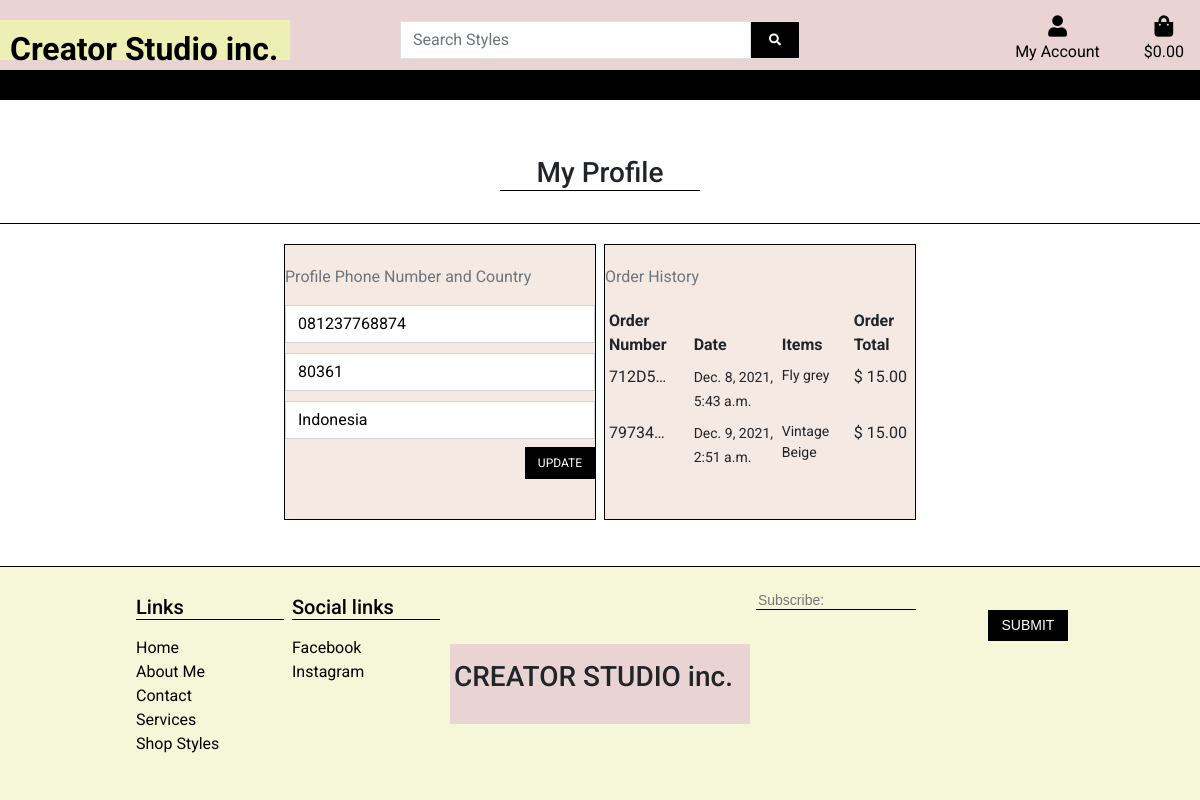
The page /profile/ (signed in) on the database as committed earlier.
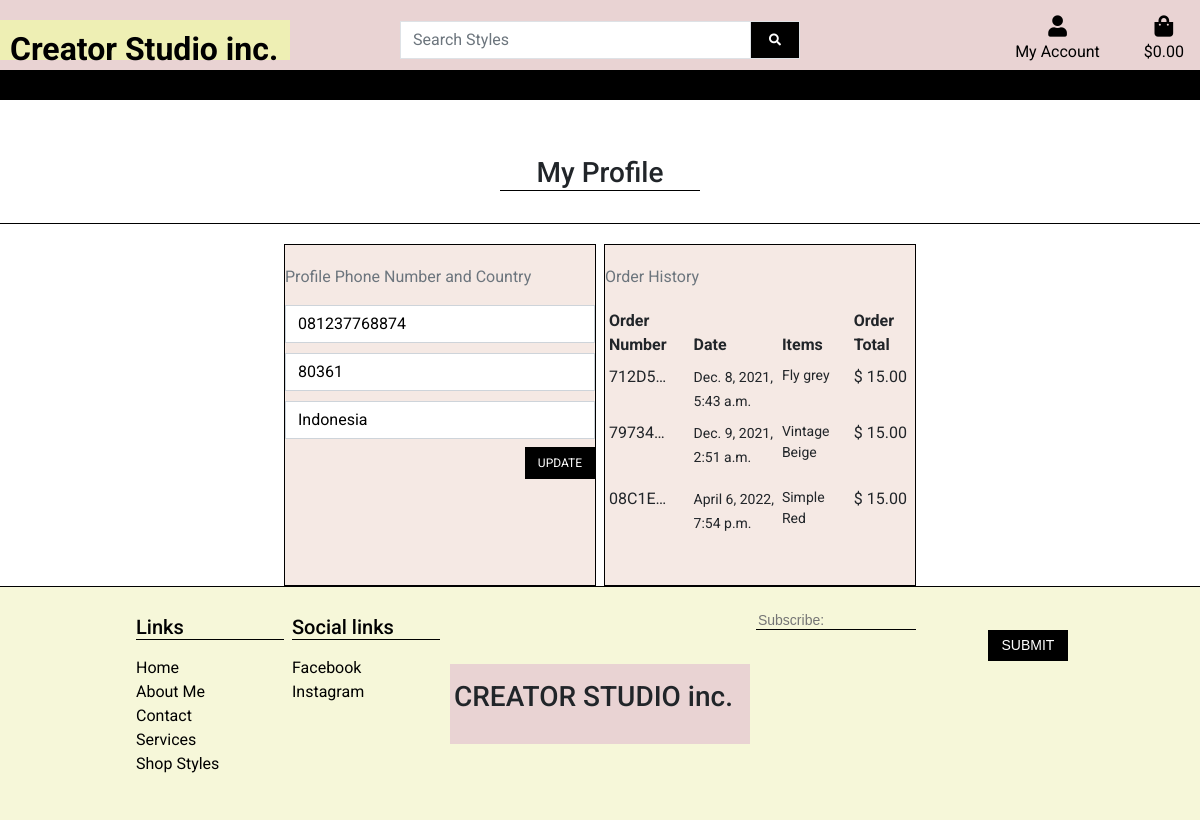
The same page on the database as committed later.
### profiles/models.py (models this page shows, shortened)
class UserProfile(models.Model):
    user = models.OneToOneField(User, on_delete=models.CASCADE)
    default_phone_number = models.CharField(max_length=20, null=True, blank=True)
    default_postcode = models.CharField(max_length=20, null=False, blank=False, default='')
    default_country = CountryField(blank_label='Country', null=True, blank=True)

### checkout/models.py (models this page shows, shortened)
class Order(models.Model):
    order_number = models.CharField(max_length=32, null=False, editable=False)
    user_profile = models.ForeignKey(UserProfile, on_delete=models.SET_NULL,
                                     null=True, blank=True, related_name='orders')
    full_name = models.CharField(max_length=50, null=False, blank=False)
    email = models.EmailField(max_length=254, null=False, blank=False)
    phone_number = models.CharField(max_length=20, null=False, blank=False)
    postcode = models.CharField(max_length=20, null=False, blank=False, default='')
    country = CountryField(blank_label="Country *", max_length=20, null=False,
                           blank=False)
    date = models.DateTimeField(auto_now_add=True)
    grand_total = models.DecimalField(max_digits=10, decimal_places=2,
                                      null=False, default=0)
    original_bag = models.TextField(null=False, blank=False, default='')
    stripe_pid = models.CharField(max_length=254, null=False, blank=False, default='')

class OrderLineItem(models.Model):
    order = models.ForeignKey(Order, on_delete=models.CASCADE, null=False,
                              blank=False, related_name='lineitems')
    product = models.ForeignKey(ShopStyles, on_delete=models.CASCADE,
                                null=False, blank=False)
    quantity = models.IntegerField(null=False, blank=False, default=0)
    lineitem_total = models.DecimalField(max_digits=6, decimal_places=2,
                                         null=False, editable=False)
    url_field = models.URLField(null=False, blank=False, default='')

### styles/models.py (models this page shows, shortened)
class ShopStyles(models.Model):
    class Meta:
        verbose_name_plural = 'Shop Styles'
    style_image = models.ImageField(null=True, blank=True)
    sku = models.CharField(max_length=254, null=True, blank=True)
    style_name = models.CharField(max_length=254)
    style_price = models.DecimalField(max_digits=6, decimal_places=2)
    style_description = models.TextField()
    url_field = models.URLField(null=True, blank=False, default='')

### profiles/views.py (the view)
# urls.py: path('profile/', include('profiles.urls')),
@login_required
def profile(request):
    profile = get_object_or_404(UserProfile, user=request.user)
    if request.method == 'POST':
        form = UserProfileForm(request.POST, instance=profile)
        if form.is_valid():
            form.save()
            messages.success(request, 'Profile updated successfully')
        else:
            messages.error(request,
                           ('Update failed. Please ensure '
                            'the form is valid.'))
    else:
        form = UserProfileForm(instance=profile)
    orders = profile.orders.all()
    template = 'profiles/profile.html'
    context = {
        'form': form,
        'orders': orders,
        'on_profile_page': True
    }
    return render(request, template, context)

### profiles/forms.py
class UserProfileForm(forms.ModelForm):
    class Meta:
        model = UserProfile
        exclude = ('user', )
    def __init__(self, *args, **kwargs):
        super().__init__(*args, **kwargs)
        placeholders = {
            'default_phone_number': 'Phone Number',
            'default_country': 'Country',
            'default_postcode': 'Postcode',
        }
        self.fields['default_phone_number'].widget.attrs['autofocus'] = True
        for field in self.fields:
            if field != 'default_country':
                if self.fields[field].required:
                    placeholder = f'{placeholders[field]} *'
                else:
                    placeholder = placeholders[field]
                self.fields[field].widget.attrs['placeholder'] = placeholder
            self.fields[field].widget.attrs['class'] = 'border-black rounded-0 profile-form-input'
            self.fields[field].label = False

### bag/contexts.py (called while the page is built, shortened)
def bag_contents(request):
    bag_items = []
    total = 0
    product_count = 0
    bag = request.session.get('bag', {})
    grand_total = total
    context = {
        'bag_items': bag_items,
        'total': total,
        'product_count': product_count,
        'grand_total': grand_total,
    }
    return context

### profiles/templates/profiles/profile.html (shortened to what this page needs)
{% extends 'base.html' %}
{% load static %}
{% load crispy_forms_tags %}
{% block extra_css %}
<link rel="stylesheet" href="{% static 'profiles/css/profile.css' %}">
{% endblock %}
{% block content %}
{% block page_header %}
<div class="container header-container">
</div>
{% endblock %}
<div class="page-header d-flex justify-content-md-center">
    <h3 class="text-center mt-3 underline">My Profile</h3>
</div>
<br>
<div class="line-break"></div>
<div class="container">
<div class="row d-flex justify-content-center">
    <div class="col-sm-12 col-lg-4 col-md-6 profile me-2">
        <p class="text-muted">Profile Phone Number and Country</p>
        <form action="{% url 'profile' %}" id="profile-update-form">
            {{ form | crispy }}
            <button class="btn btn-black rounded-0 text-uppercase mt-2 float-end">Update</button>
        </form>
    </div>
    <div class="col-sm-12 col-lg-4 col-md-6 history">
        <p class="text-muted">Order History</p>
        <table class="table table-sm table-borderless">
            <thead>
                <tr>
                    <th>Order Number</th>
                    <th>Date </th>
                    <th>Items</th>
                    <th>Order Total</th>
                </tr>
            </thead>
            <tbody>
                {% for order in orders %}
                    <tr>
                        <td>
                            <a href="{% url 'order_history' order.order_number %}" titel="{{ order.order_number }}">
                                {{ order.order_number|truncatechars:6 }}
                            </a>
                        </td>
                        <td>
                            <small>{{ order.date }}</small>
                        </td>
                        <td>
                            <ul class="list-unstyled">
                                {% for item in order.lineitems.all %}
                                    <li class="small">
                                        {{ item.product.style_name }}
                                    </li>
                                {% endfor %}
                            </ul>
                        </td>
                        <td>
                            $ {{ order.grand_total }}
                        </td>
                    </tr>
                {% endfor %}
            </tbody>
        </table>
    </div>
</div>
</div>
{% endblock %}

### templates/base.html (shortened to what this page needs)
{% load static %}
<!DOCTYPE html>
<html class="h-100" lang="en">
<head>
    {% block corecss %}
    <link href="https://cdn.jsdelivr.net/npm/bootstrap@5.1.3/dist/css/bootstrap.min.css" rel="stylesheet"
>
    <link rel="stylesheet" href="https://use.fontawesome.com/releases/v5.15.4/css/all.css"
>
    <link href="//cdn-images.mailchimp.com/embedcode/classic-10_7_dtp.css" rel="stylesheet" type="text/css">
    <link rel="stylesheet" href="{% static 'css/base.css' %}">
    {% endblock %}
    {% block extra_css %}
    {% endblock %}
</head>
<body class="d-flex flex-column h-100">
    <header class="container-fluid fixed-top p-0" id="baseHeader">
        <div id="topnav" class="row pt-lg-2 d-none d-lg-flex main-navbar">
            <div class="col-12 col-lg-4 my-auto py-1 py-lg-0 text-lg-left">
                <a href="{% url 'home' %}" id="main-logo" class="nav-link main-logo-link">
                    <h2 class="logo-font text-black my-0"><strong>Creator Studio inc.</strong></h2>
                </a>
            </div>
            <div class="col-12 col-lg-4 my-auto py-1 py-lg-0">
                <form method="GET" action="{% url 'styles' %}">
                    <div class="input-group w-100">
                        <input class="form-control border border-black rounded-0" type="text" name="q"
                            placeholder="Search Styles">
                        <div class="input-group-append">
                            <button class="form-control btn btn-black border border-black rounded-0" type="submit">
                                <span class="icon">
                                    <i class="fas fa-search"></i>
                                </span>
                            </button>
                        </div>
                    </div>
                </form>
            </div>
            <div class="col-12 col-lg-4 my-auto py-1 py-lg-0">
                <ul class="list-inline list-unstyled text-center text-lg-end my-0">
                    <li class="list-inline-item dropdown">
                        <a class="text-black nav-link" href="{% url 'profile' %}" id="user-options1" data-bs-toggle="dropdown"
                            aria-haspopup="true" aria-expanded="false">
                            <div class="text-center">
                                <div><i class="fas fa-user fa-lg"></i></div>
                                <p class="my-0">My Account</p>
                            </div>
                        </a>
                    </li>
                    <li class="list-inline-item">
                        <a class="{% if grand_total %}text-info font-weight-bold{% else %}text-black{% endif %} nav-link"
                            href="{% url 'view_bag' %}">
                            <div class="text-center">
                                <div><i class="fas fa-shopping-bag fa-lg"></i></div>
                                <p class="my-0">
                                    {% if grand_total %}
                                    ${{ grand_total|floatformat:2 }}
                                    {% else %}
                                    $0.00
                                    {% endif %}
                                </p>
                            </div>
                        </a>
                    </li>
                </ul>
            </div>
        </div>
        <div class="row bottom-row">
            <nav class="navbar navbar-expand-lg navbar-light justify-content-between ps-3 pe-3 w-100">
                {% include 'includes/mobile-top-header.html' %}
            </nav>
        </div>
    </header>
    {% block page_header %}
    {% endblock %}
    {% block content %}
    {% endblock %}
    <footer id="main-footer" class="w-100 footer mt-auto sticky-bottom">
        <div class="container py-4">
            <div class="row gy-4 gx-5">
                <div class="col-6 col-lg-4 col-xl-2 p-1">
                    <h5 class="text-black mb-3 footer-links">Links</h5>
                    <ul class="list-unstyled text-black">
                        <li><a href="{% url 'home' %}">Home</a></li>
                        <li><a href="{% url 'about-me' %}">About Me</a></li>
                        <li><a href="{% url 'contact' %}">Contact</a></li>
                        <li><a href="{% url 'services' %}">Services</a></li>
                        <li><a href="{% url 'styles' %}">Shop Styles</a></li>
                    </ul>
                </div>
                <div class="col-6 col-lg-4 col-xl-2 p-1">
                    <h5 class="text-black mb-3 footer-links">Social links</h5>
                    <ul class="list-unstyled text-black">
                        <li><a href="https://www.facebook.com/Creator-Studio-Inc-110399124819836" target="_blank">Facebook</a></li>
                        <li><a href="https://www.instagram.com/creatorstudioinc/" target="_blank">Instagram</a></li>
                    </ul>
                </div>
                <div class="col-8 col-md-6 col-xl-4 d-flex align-items-center justify-content-center">
                    <div id="footer-logo">
                        <div class="pt-3 ms-1">
                            <h3 class="footer-logo-text">CREATOR STUDIO inc.</h3>
                        </div>
                    </div>
                </div>
                <div class="col-8 col-md-6 col-xl-4">
                    <div id="mc_embed_signup">
                        <form
                            action="https://github.us20.list-manage.com/subscribe/post?u=b011d226de4c76be56223d804&amp;id=8cb5f412e5"
                            method="post" id="mc-embedded-subscribe-form" name="mc-embedded-subscribe-form"
                            class="validate" target="_blank" novalidate>
                            <div id="mc_embed_signup_scroll">
                                <div class="mc-field-group">
                                    <input type="email" value="" name="EMAIL" class="required email" id="mce-EMAIL"
                                        placeholder="Subscribe:">
                                </div>
                                <div class="optionalParent">
                                    <div class="clear foot d-flex justify-content-md-end">
                                        <input type="submit" value="Submit" name="subscribe" id="mc-embedded-subscribe"
                                            class="btn btn-sm rounded-0 text-uppercase">
                                    </div>
                                </div>
                            </div>
                        </form>
                    </div>
                </div>
            </div>
        </div>
    </footer>
</body>
</html>

### templates/includes/mobile-top-header.html (shortened to what this page needs)
<div class="wrapper d-flex justify-content-end">
    <ul class="list-unstyled mb-0">
    </ul>
</div>

### static/css/base.css (style rules this page uses)
html { height: 100%; }
body { font-family: Roboto, sans-serif; height: 100%; }
.row { margin: 0; padding: 0; --bs-gutter-x: 0 !important; --bs-gutter-y: 0 !important; }
.btn-black { background: black; color: white; }
.page-header { justify-content: center; margin-top: 80px !important; }
.underline { width: 150px; border-bottom: 1px solid black; }
.line-break { border-bottom: 1px solid black; margin-bottom: 20px; }
.icon { align-items: center; display: inline-flex; justify-content: center; height: 1.5rem; width: 1.5rem; }
body>header>div.row.bottom-row>nav { background-color: #000; height: 30px; }
.navbar { background-color: #E9D3D3; border-bottom: 1px solid black; }
.main-navbar { background-color: #E9D3D3; }
#topnav { height: 70px; background-color: #E9D3D3; }
#main-logo { height: 40px; width: 290px; padding: 10px; background-color: #EEEFB4; }
#main-footer { background-color: rgba(238, 239, 180, .5); border-top: 1px solid black; }
#mc-embedded-subscribe-form { background-color: rgba(238, 239, 180, .5); }
#mc-embedded-subscribe { background-color: #000 !important; color: #fff; margin-top: 0 !important; width: 80px !important; }
.mc-field-group { margin-bottom: 0; }
input#mce-EMAIL.required.email { outline: none; border: none; background-color: inherit; border-bottom: 1px solid black; border-radius: 0 !important; }
.footer-links { border-bottom: 1px solid black; }
#footer-logo { height: 80px; background-color: #E9D3D3; }
a { color: inherit; text-decoration: none; transition: all 0.3s; }
#mc_embed_signup { background: #fff; clear: left; font: 14px Helvetica, Arial, sans-serif; }
@media (min-width: 1200px) { .container { max-width: 80%; } }
@media (min-width: 992px) { .header-container { padding-top: 30px; } }
@media (min-width: 320px) { #footer-logo { width: 300px; } }

### profiles/static/profiles/css/profile.css (style rules this page uses)
.underline { width: 200px; border-bottom: 1px solid black; }
.line-break { border-bottom: 1px solid black; margin-bottom: 20px; }
#profile-update-form input { margin-bottom: 10px; }
.profile { border: 1px solid black; background-color: #F5E9E4 !important; padding-bottom: 20px; padding-top: 20px; }
.history { border: 1px solid black; background-color: #F5E9E4 !important; padding-bottom: 20px; padding-top: 20px; }
.btn-black { font-size: .75rem; }
#profile-update-form .form-control { color: #000; }
#id_default_country, #id_default_country option:not(:first-child) { color: #000; }
#id_default_country, #id_default_country option:first-child { color: #aab7c4; }

Rows that differ between the two databases and show on the page:
added Order: order_number "08C1E…", date "April 6, 2022, 7:54 p.m.", grand_total "15.00"
added OrderLineItem: product.style_name "Simple Red", shown under "08C1E…"
